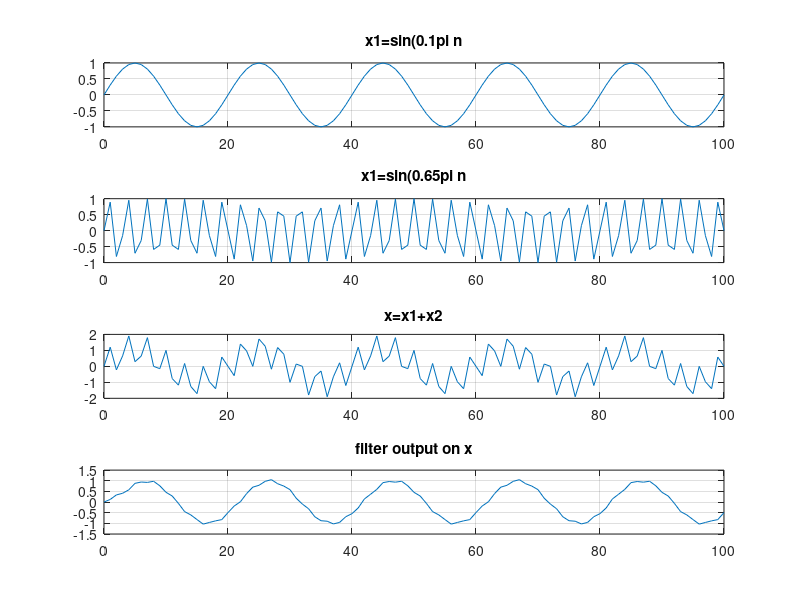

Reproduce this figure in MATLAB.
%Code for filter task
coeffy = [1, -0.919, 0.325];
coeffx = [0.102, 0.204, 0.102];


n=0:100;
x_1 = sin(0.1*pi*n);   % Sinusoid within passband
x_2 = sin(0.65*pi*n);  % Sinusoid out of passband

n=0:100;
x_add = x_1+x_2;       % adding them
y = filter( coeffx, coeffy,x_add);    % applying filter given

figure();
subplot(411);
plot(n,x_1);
grid on;
title("x1=sin(0.1\pi n");

subplot(412);
plot(n,x_2);
grid on;
title("x1=sin(0.65\pi n");

subplot(413);
plot(n,x_add);
grid on;
title("x=x1+x2");

subplot(414);
plot(n,y);
grid on;
title("filter output on x");